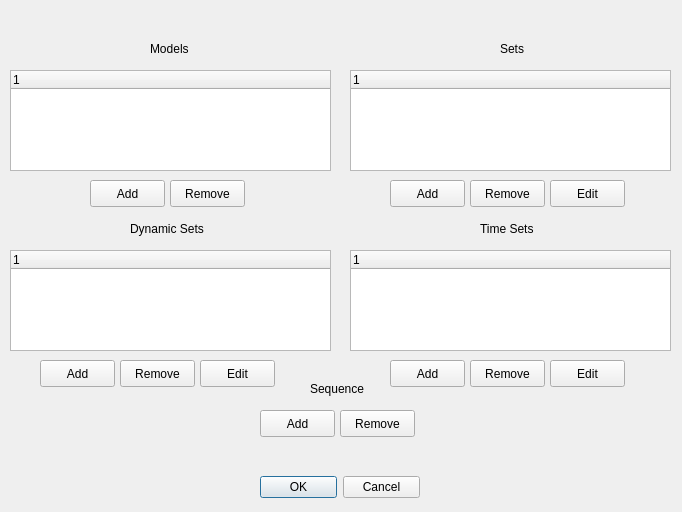
<ui version="4.0" >
 <class>NewMpdDialog</class>
 <widget class="QDialog" name="NewMpdDialog" >
  <property name="geometry" >
   <rect>
    <x>0</x>
    <y>0</y>
    <width>682</width>
    <height>512</height>
   </rect>
  </property>
  <property name="windowTitle" >
   <string>Model Presentation Editor</string>
  </property>
  <widget class="QDialogButtonBox" name="okCancelButtons" >
   <property name="geometry" >
    <rect>
     <x>260</x>
     <y>473</y>
     <width>160</width>
     <height>29</height>
    </rect>
   </property>
   <property name="orientation" >
    <enum>Qt::Horizontal</enum>
   </property>
   <property name="standardButtons" >
    <set>QDialogButtonBox::Cancel|QDialogButtonBox::NoButton|QDialogButtonBox::Ok</set>
   </property>
  </widget>
  <widget class="QPushButton" name="modelsAddButton" >
   <property name="geometry" >
    <rect>
     <x>90</x>
     <y>180</y>
     <width>75</width>
     <height>27</height>
    </rect>
   </property>
   <property name="text" >
    <string>Add</string>
   </property>
  </widget>
  <widget class="QLabel" name="modelsLabel" >
   <property name="geometry" >
    <rect>
     <x>150</x>
     <y>40</y>
     <width>41</width>
     <height>18</height>
    </rect>
   </property>
   <property name="text" >
    <string>Models</string>
   </property>
  </widget>
  <widget class="QLabel" name="setsLabel" >
   <property name="geometry" >
    <rect>
     <x>500</x>
     <y>40</y>
     <width>31</width>
     <height>18</height>
    </rect>
   </property>
   <property name="text" >
    <string>Sets</string>
   </property>
  </widget>
  <widget class="QLabel" name="timesetsLabel" >
   <property name="geometry" >
    <rect>
     <x>480</x>
     <y>220</y>
     <width>61</width>
     <height>18</height>
    </rect>
   </property>
   <property name="text" >
    <string>Time Sets</string>
   </property>
  </widget>
  <widget class="QLabel" name="dynamicLabel" >
   <property name="geometry" >
    <rect>
     <x>130</x>
     <y>220</y>
     <width>81</width>
     <height>18</height>
    </rect>
   </property>
   <property name="text" >
    <string>Dynamic Sets</string>
   </property>
  </widget>
  <widget class="QLabel" name="sequenceLabel" >
   <property name="geometry" >
    <rect>
     <x>310</x>
     <y>380</y>
     <width>71</width>
     <height>18</height>
    </rect>
   </property>
   <property name="text" >
    <string>Sequence</string>
   </property>
  </widget>
  <widget class="QTreeWidget" name="_modelsList" >
   <property name="geometry" >
    <rect>
     <x>10</x>
     <y>70</y>
     <width>321</width>
     <height>101</height>
    </rect>
   </property>
   <property name="alternatingRowColors" >
    <bool>true</bool>
   </property>
   <property name="selectionMode" >
    <enum>QAbstractItemView::MultiSelection</enum>
   </property>
   <column>
    <property name="text" >
     <string>1</string>
    </property>
   </column>
  </widget>
  <widget class="QPushButton" name="modelsRemoveButton" >
   <property name="geometry" >
    <rect>
     <x>170</x>
     <y>180</y>
     <width>75</width>
     <height>27</height>
    </rect>
   </property>
   <property name="text" >
    <string>Remove</string>
   </property>
  </widget>
  <widget class="QPushButton" name="setsRemoveButton" >
   <property name="geometry" >
    <rect>
     <x>470</x>
     <y>180</y>
     <width>75</width>
     <height>27</height>
    </rect>
   </property>
   <property name="text" >
    <string>Remove</string>
   </property>
  </widget>
  <widget class="QTreeWidget" name="_setsList" >
   <property name="geometry" >
    <rect>
     <x>350</x>
     <y>70</y>
     <width>321</width>
     <height>101</height>
    </rect>
   </property>
   <property name="alternatingRowColors" >
    <bool>true</bool>
   </property>
   <property name="selectionMode" >
    <enum>QAbstractItemView::MultiSelection</enum>
   </property>
   <column>
    <property name="text" >
     <string>1</string>
    </property>
   </column>
  </widget>
  <widget class="QPushButton" name="setsAddButton" >
   <property name="geometry" >
    <rect>
     <x>390</x>
     <y>180</y>
     <width>75</width>
     <height>27</height>
    </rect>
   </property>
   <property name="text" >
    <string>Add</string>
   </property>
  </widget>
  <widget class="QPushButton" name="timesetsRemoveButton" >
   <property name="geometry" >
    <rect>
     <x>470</x>
     <y>360</y>
     <width>75</width>
     <height>27</height>
    </rect>
   </property>
   <property name="text" >
    <string>Remove</string>
   </property>
  </widget>
  <widget class="QPushButton" name="timesetsAddButton" >
   <property name="geometry" >
    <rect>
     <x>390</x>
     <y>360</y>
     <width>75</width>
     <height>27</height>
    </rect>
   </property>
   <property name="text" >
    <string>Add</string>
   </property>
  </widget>
  <widget class="QTreeWidget" name="_timesetsList" >
   <property name="geometry" >
    <rect>
     <x>350</x>
     <y>250</y>
     <width>321</width>
     <height>101</height>
    </rect>
   </property>
   <property name="alternatingRowColors" >
    <bool>true</bool>
   </property>
   <property name="selectionMode" >
    <enum>QAbstractItemView::MultiSelection</enum>
   </property>
   <column>
    <property name="text" >
     <string>1</string>
    </property>
   </column>
  </widget>
  <widget class="QPushButton" name="dynamicAddButton" >
   <property name="geometry" >
    <rect>
     <x>40</x>
     <y>360</y>
     <width>75</width>
     <height>27</height>
    </rect>
   </property>
   <property name="text" >
    <string>Add</string>
   </property>
  </widget>
  <widget class="QTreeWidget" name="_dynamicList" >
   <property name="geometry" >
    <rect>
     <x>10</x>
     <y>250</y>
     <width>321</width>
     <height>101</height>
    </rect>
   </property>
   <property name="alternatingRowColors" >
    <bool>true</bool>
   </property>
   <property name="selectionMode" >
    <enum>QAbstractItemView::MultiSelection</enum>
   </property>
   <column>
    <property name="text" >
     <string>1</string>
    </property>
   </column>
  </widget>
  <widget class="QPushButton" name="dynamicRemoveButton" >
   <property name="geometry" >
    <rect>
     <x>120</x>
     <y>360</y>
     <width>75</width>
     <height>27</height>
    </rect>
   </property>
   <property name="text" >
    <string>Remove</string>
   </property>
  </widget>
  <widget class="QPushButton" name="sequenceAddButton" >
   <property name="geometry" >
    <rect>
     <x>260</x>
     <y>410</y>
     <width>75</width>
     <height>27</height>
    </rect>
   </property>
   <property name="text" >
    <string>Add</string>
   </property>
  </widget>
  <widget class="QPushButton" name="sequenceRemoveButton" >
   <property name="geometry" >
    <rect>
     <x>340</x>
     <y>410</y>
     <width>75</width>
     <height>27</height>
    </rect>
   </property>
   <property name="text" >
    <string>Remove</string>
   </property>
  </widget>
  <widget class="QPushButton" name="setsEditButton" >
   <property name="geometry" >
    <rect>
     <x>550</x>
     <y>180</y>
     <width>75</width>
     <height>27</height>
    </rect>
   </property>
   <property name="text" >
    <string>Edit</string>
   </property>
  </widget>
  <widget class="QPushButton" name="dynamicEditButton" >
   <property name="geometry" >
    <rect>
     <x>200</x>
     <y>360</y>
     <width>75</width>
     <height>27</height>
    </rect>
   </property>
   <property name="text" >
    <string>Edit</string>
   </property>
  </widget>
  <widget class="QPushButton" name="timesetsEditButton" >
   <property name="geometry" >
    <rect>
     <x>550</x>
     <y>360</y>
     <width>75</width>
     <height>27</height>
    </rect>
   </property>
   <property name="text" >
    <string>Edit</string>
   </property>
  </widget>
 </widget>
 <resources/>
 <connections>
  <connection>
   <sender>okCancelButtons</sender>
   <signal>accepted()</signal>
   <receiver>NewMpdDialog</receiver>
   <slot>accept()</slot>
   <hints>
    <hint type="sourcelabel" >
     <x>248</x>
     <y>254</y>
    </hint>
    <hint type="destinationlabel" >
     <x>157</x>
     <y>274</y>
    </hint>
   </hints>
  </connection>
  <connection>
   <sender>okCancelButtons</sender>
   <signal>rejected()</signal>
   <receiver>NewMpdDialog</receiver>
   <slot>reject()</slot>
   <hints>
    <hint type="sourcelabel" >
     <x>316</x>
     <y>260</y>
    </hint>
    <hint type="destinationlabel" >
     <x>286</x>
     <y>274</y>
    </hint>
   </hints>
  </connection>
 </connections>
</ui>
